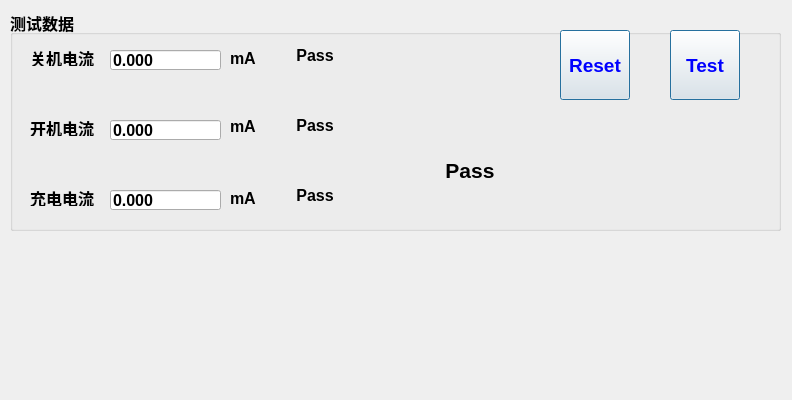
<?xml version="1.0" encoding="UTF-8"?>
<ui version="4.0">
 <class>TestForm</class>
 <widget class="QWidget" name="TestForm">
  <property name="geometry">
   <rect>
    <x>0</x>
    <y>0</y>
    <width>792</width>
    <height>400</height>
   </rect>
  </property>
  <property name="windowTitle">
   <string>Form</string>
  </property>
  <widget class="QGroupBox" name="groupBoxTest">
   <property name="geometry">
    <rect>
     <x>10</x>
     <y>10</y>
     <width>771</width>
     <height>221</height>
    </rect>
   </property>
   <property name="font">
    <font>
     <pointsize>12</pointsize>
     <weight>75</weight>
     <bold>true</bold>
    </font>
   </property>
   <property name="title">
    <string>测试数据</string>
   </property>
   <widget class="QLabel" name="txtChargeCurrent">
    <property name="geometry">
     <rect>
      <x>20</x>
      <y>180</y>
      <width>71</width>
      <height>16</height>
     </rect>
    </property>
    <property name="text">
     <string>充电电流</string>
    </property>
   </widget>
   <widget class="QLabel" name="txtlIdleCurrent">
    <property name="geometry">
     <rect>
      <x>20</x>
      <y>40</y>
      <width>71</width>
      <height>16</height>
     </rect>
    </property>
    <property name="text">
     <string>关机电流</string>
    </property>
   </widget>
   <widget class="QLineEdit" name="editChargeCurrent">
    <property name="geometry">
     <rect>
      <x>100</x>
      <y>180</y>
      <width>111</width>
      <height>20</height>
     </rect>
    </property>
    <property name="text">
     <string>0.000</string>
    </property>
    <property name="readOnly">
     <bool>true</bool>
    </property>
   </widget>
   <widget class="QLineEdit" name="editIdleCurrent">
    <property name="geometry">
     <rect>
      <x>100</x>
      <y>40</y>
      <width>111</width>
      <height>20</height>
     </rect>
    </property>
    <property name="text">
     <string>0.000</string>
    </property>
    <property name="readOnly">
     <bool>true</bool>
    </property>
   </widget>
   <widget class="QLineEdit" name="editWorkCurrent">
    <property name="geometry">
     <rect>
      <x>100</x>
      <y>110</y>
      <width>111</width>
      <height>20</height>
     </rect>
    </property>
    <property name="text">
     <string>0.000</string>
    </property>
    <property name="readOnly">
     <bool>true</bool>
    </property>
   </widget>
   <widget class="QLabel" name="txtWorkCurrent">
    <property name="geometry">
     <rect>
      <x>20</x>
      <y>110</y>
      <width>71</width>
      <height>16</height>
     </rect>
    </property>
    <property name="text">
     <string>开机电流</string>
    </property>
   </widget>
   <widget class="QLabel" name="txtChargeCurrentUnit">
    <property name="geometry">
     <rect>
      <x>220</x>
      <y>180</y>
      <width>31</width>
      <height>16</height>
     </rect>
    </property>
    <property name="text">
     <string>mA</string>
    </property>
   </widget>
   <widget class="QLabel" name="txtIdleCurrentUnit">
    <property name="geometry">
     <rect>
      <x>220</x>
      <y>40</y>
      <width>31</width>
      <height>16</height>
     </rect>
    </property>
    <property name="text">
     <string>mA</string>
    </property>
   </widget>
   <widget class="QLabel" name="txtWorkCurrentUnit">
    <property name="geometry">
     <rect>
      <x>220</x>
      <y>106</y>
      <width>31</width>
      <height>20</height>
     </rect>
    </property>
    <property name="text">
     <string>mA</string>
    </property>
   </widget>
   <widget class="QLabel" name="labelIdleCurrentStatus">
    <property name="geometry">
     <rect>
      <x>280</x>
      <y>20</y>
      <width>50</width>
      <height>50</height>
     </rect>
    </property>
    <property name="font">
     <font>
      <pointsize>12</pointsize>
      <weight>75</weight>
      <bold>true</bold>
     </font>
    </property>
    <property name="text">
     <string>Pass</string>
    </property>
    <property name="alignment">
     <set>Qt::AlignCenter</set>
    </property>
   </widget>
   <widget class="QLabel" name="labelWorkCurrentStatus">
    <property name="geometry">
     <rect>
      <x>280</x>
      <y>90</y>
      <width>50</width>
      <height>50</height>
     </rect>
    </property>
    <property name="font">
     <font>
      <pointsize>12</pointsize>
      <weight>75</weight>
      <bold>true</bold>
     </font>
    </property>
    <property name="text">
     <string>Pass</string>
    </property>
    <property name="alignment">
     <set>Qt::AlignCenter</set>
    </property>
   </widget>
   <widget class="QLabel" name="labelChargeCurrentStatus">
    <property name="geometry">
     <rect>
      <x>280</x>
      <y>160</y>
      <width>50</width>
      <height>50</height>
     </rect>
    </property>
    <property name="font">
     <font>
      <pointsize>12</pointsize>
      <weight>75</weight>
      <bold>true</bold>
     </font>
    </property>
    <property name="text">
     <string>Pass</string>
    </property>
    <property name="alignment">
     <set>Qt::AlignCenter</set>
    </property>
   </widget>
   <widget class="QLabel" name="labelResultStatus">
    <property name="geometry">
     <rect>
      <x>420</x>
      <y>120</y>
      <width>80</width>
      <height>80</height>
     </rect>
    </property>
    <property name="font">
     <font>
      <pointsize>16</pointsize>
      <weight>75</weight>
      <bold>true</bold>
     </font>
    </property>
    <property name="text">
     <string>Pass</string>
    </property>
    <property name="alignment">
     <set>Qt::AlignCenter</set>
    </property>
   </widget>
   <widget class="QPushButton" name="btnTest">
    <property name="geometry">
     <rect>
      <x>660</x>
      <y>20</y>
      <width>70</width>
      <height>70</height>
     </rect>
    </property>
    <property name="font">
     <font>
      <pointsize>14</pointsize>
      <weight>75</weight>
      <bold>true</bold>
     </font>
    </property>
    <property name="styleSheet">
     <string notr="true">color: rgb(0, 0, 255);</string>
    </property>
    <property name="text">
     <string>Test</string>
    </property>
    <property name="default">
     <bool>true</bool>
    </property>
    <property name="flat">
     <bool>false</bool>
    </property>
   </widget>
   <widget class="QPushButton" name="btnReset">
    <property name="geometry">
     <rect>
      <x>550</x>
      <y>20</y>
      <width>70</width>
      <height>70</height>
     </rect>
    </property>
    <property name="font">
     <font>
      <pointsize>14</pointsize>
      <weight>75</weight>
      <bold>true</bold>
     </font>
    </property>
    <property name="styleSheet">
     <string notr="true">color: rgb(0, 0, 255);</string>
    </property>
    <property name="text">
     <string>Reset</string>
    </property>
    <property name="default">
     <bool>true</bool>
    </property>
   </widget>
  </widget>
 </widget>
 <resources/>
 <connections/>
</ui>
